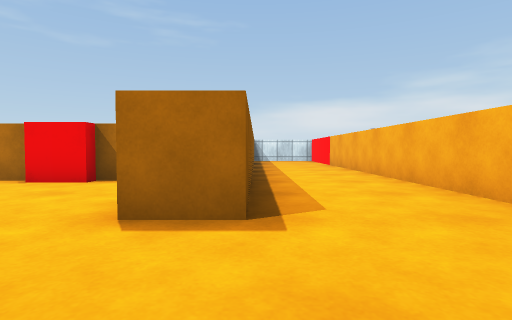
[1] (above)

20 first-person views from a walk through a scene from a Unity 3-D project. The camera is 0.55 m above the floor, tilts 2° down and sees 80° across. The floor is counted in squares, 1 m on a side. Each view is taken from the middle of a square. On the plan, view 1 faces up. The plan holds only what a view shows up to about 9 squares ahead; the rest is blank. The player character is not drawn. Some surface patterns are stand-ins.

[2]
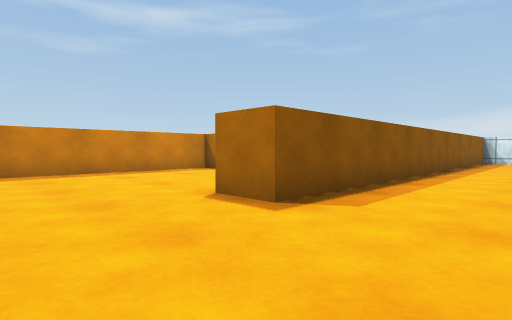

[3]
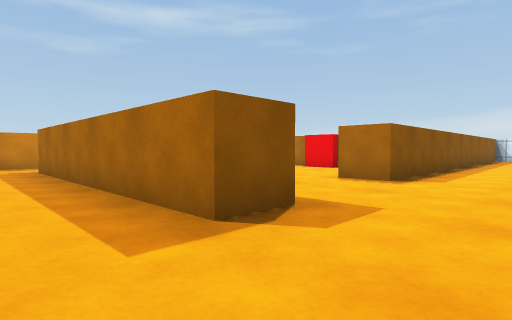

[4]
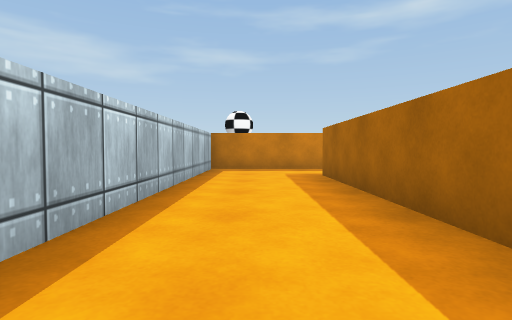

[5]
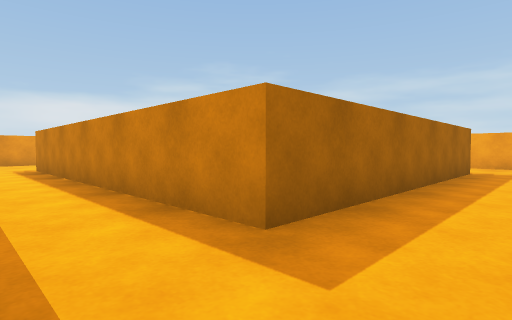

[6]
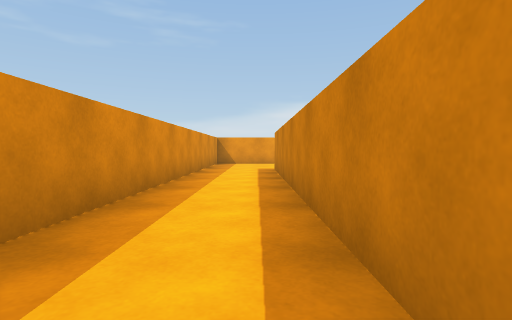

[7]
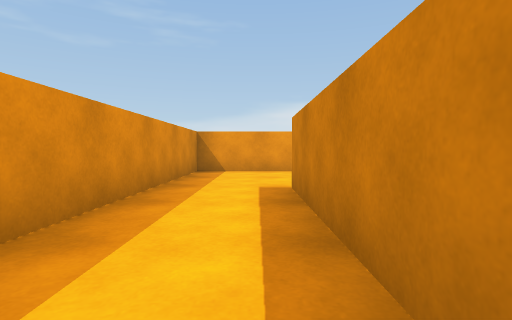

[8]
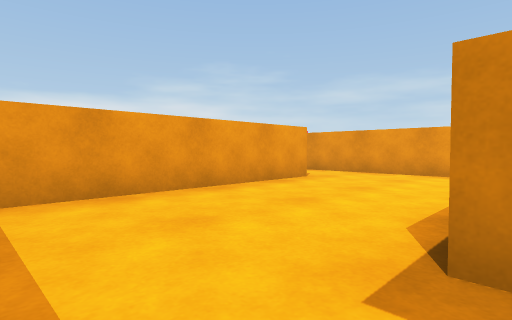

[9]
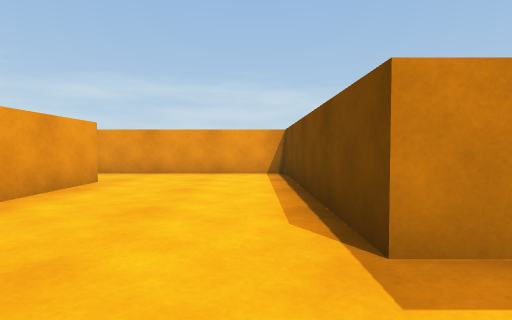

[10]
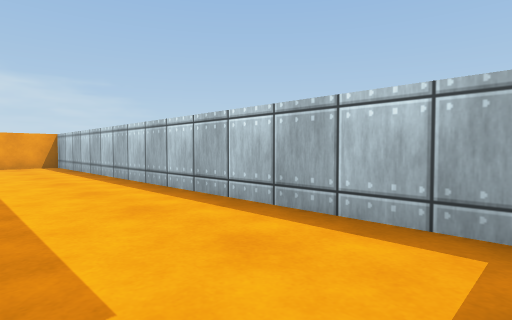

[11]
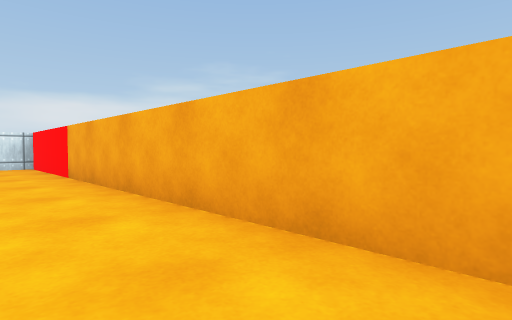

[12]
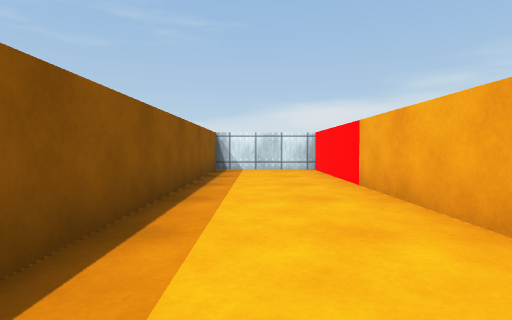

[13]
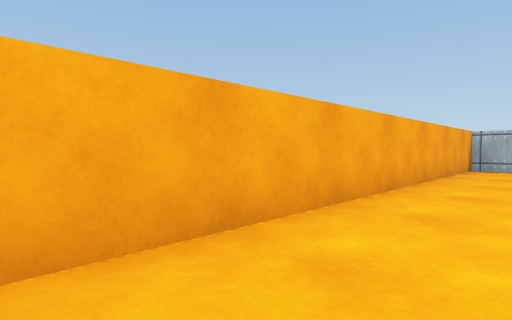

[14]
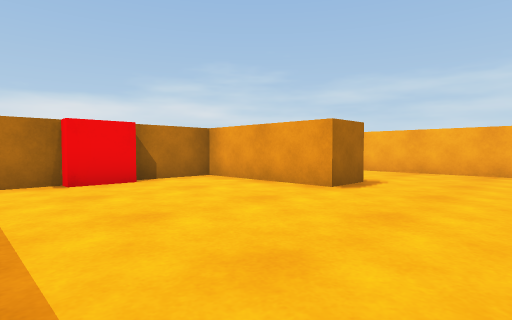

[15]
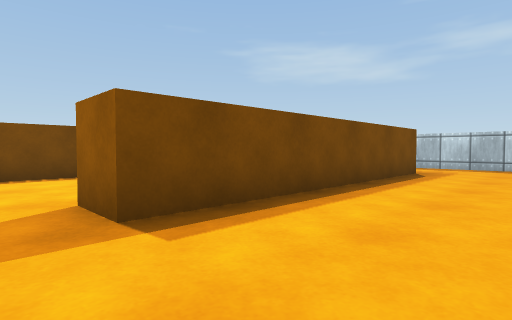

[16]
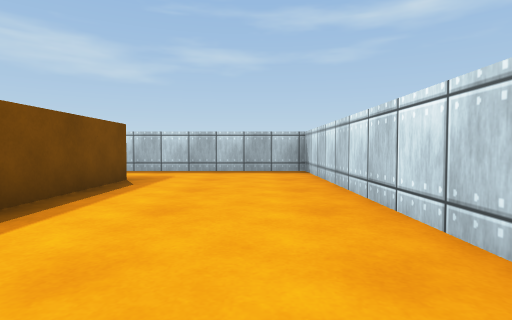

[17]
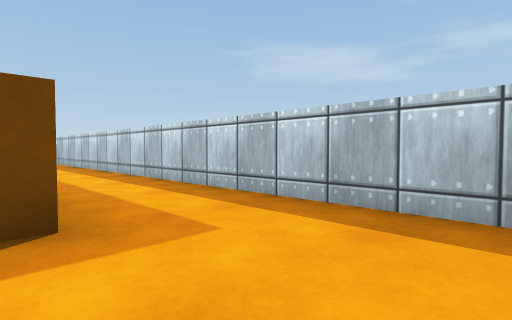

[18]
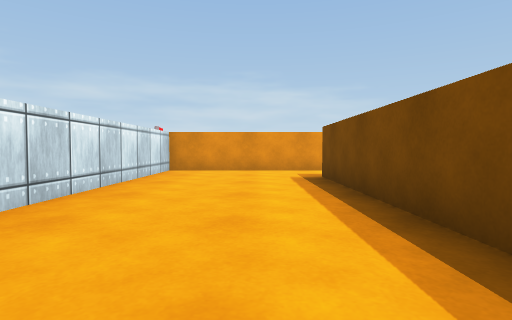

[19]
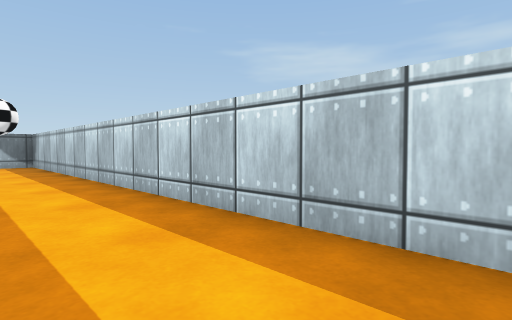

[20]
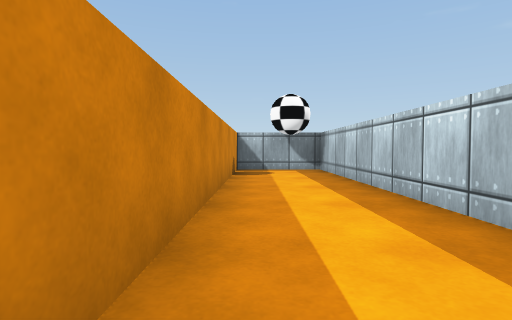

### Floor plan
Ten units are one square. View 1 is at (0, 0); x grows to the right and y downward. Boxes are objects, and circles mark ways between rooms. Rooms are numbered by the first view taken in them; rooms with no view inside come last. Other rooms are left out.
<svg viewBox="-123 -148 154 196">
<path fill="none" stroke="#000" d="M-27 -50 -39 -50M1 5 1 16M26 16 26 -143 -1 -143 -1 -24 -11 -24 -11 -53 -55 -53 -55 -6M1 16 -65 16 -65 -63 -11 -63 -11 -106M-29 -107 -29 -97 -85 -97 -85 43 26 43 26 16M-95 -107 -29 -107M-11 -106 -11 -143 -118 -143 -118 43 -94 43M-95 40 -95 -35"/>
<circle cx="15" cy="10" r="3" fill="#2a7"/>
<circle cx="-20" cy="-100" r="3" fill="#2a7"/>
<text x="-20" y="-40">1</text>
<text x="-70" y="-30">2</text>
<text x="-100" y="-90">3</text>
</svg>
Room 1 opens to room 2. Room 2 opens to room 3.

Where each view was taken, in squares from view 1:
view 1: 0 up, 0 right, facing up
view 2: 0 up, 2 right, facing up-left
view 3: 3 down, 2 right, facing up-left
view 4: 3 down, 0 right, facing left
view 5: 3 down, 8 left, facing up-right
view 6: 2 down, 7 left, facing up
view 7: 2 up, 7 left, facing up
view 8: 6 up, 8 left, facing up-right
view 9: 7 up, 8 left, facing right
view 10: 2 down, 8 left, facing down-right
view 11: 4 up, 1 right, facing up-right
view 12: 6 up, 1 right, facing up
view 13: 5 up, 1 right, facing down-right
view 14: 0 up, 5 left, facing up-right
view 15: 13 up, 2 left, facing down-left
view 16: 13 up, 4 left, facing left
view 17: 13 up, 9 left, facing down-left
view 18: 12 up, 9 left, facing right
view 19: 7 up, 10 left, facing down-left
view 20: 4 up, 10 left, facing down
